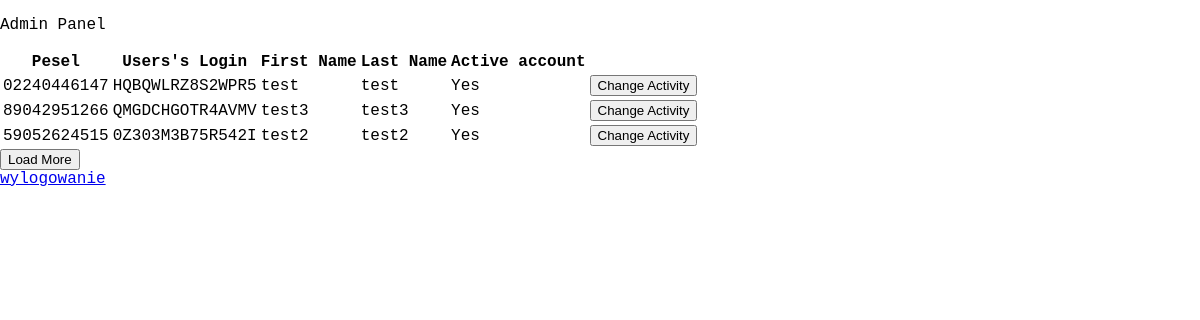
/admin_dashboard (signed in), run on an earlier commit of the app's database.
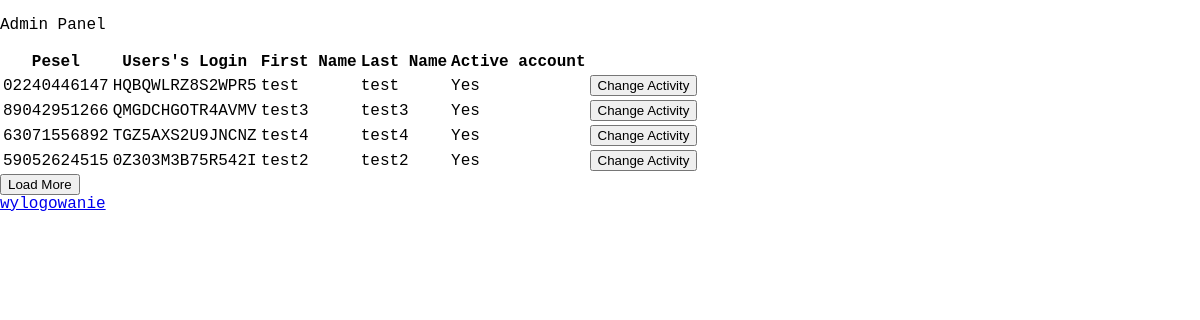
And on a later commit of the database.
### app/__init__.py (models this page shows, shortened)
class Users(db.Model, UserMixin):
    __tablename__ = "Users"
    pesel = db.Column(db.String(11), primary_key=True, unique=True)
    first_name = db.Column(db.String(50), nullable=False)
    last_name = db.Column(db.String(50), nullable=False)
    login = db.Column(db.String(15), nullable=False, unique=True)
    password = db.Column(db.String(80), nullable=False)
    email = db.Column(db.String(50), nullable=False, unique=True)
    phone_number = db.Column(db.String(9), nullable=False)
    account_active = db.Column(db.Boolean, nullable=False)
    residence_address = db.Column(db.String(100), nullable=False)

### app/views.py (the view)
@app.route("/admin_dashboard", methods=['GET','POST'])
@login_required
def admin_dashboard():
    limit = 10
    offset = int(request.args.get('offset', 0))
    users = get_users(limit, offset)
    return render_template('admin_dashboard.html', users=users ,offset=offset, limit=limit)

### app/models/utils.py (called while the page is built)
def get_users(limit: int, offset: int) -> list:
    users = Users.query.all()
    users.sort(key=lambda x: v.pesel_to_birth_date(x.pesel), reverse=True)
    sorted_users = users[:offset+limit]
    return sorted_users

### app/models/validators.py (called while the page is built)
def pesel_to_birth_date(pesel: str) -> datetime.date:
    year = int(pesel[0:2])
    month = int(pesel[2:4])
    day = int(pesel[4:6])
    if month >= 81 and month <= 92:
        year += 1800
        month -= 80
    elif month >= 21 and month <= 32:
        year += 2000
        month -= 20
    elif month >= 41 and month <= 52:
        year += 2100
        month -= 40
    elif month >= 61 and month <= 72:
        year += 2200
        month -= 60
    elif month >= 1 and month <= 12:
        year += 1900
    return datetime.date(year, month, day)

### app/views.py (called while the page is built)
@login_manager.user_loader
def load_user(pesel):
    return Users.query.get(pesel)

### app/templates/admin_dashboard.html (shortened to what this page needs)
{% extends 'base.html'%}
{% block body %}
<p>Admin Panel</p>
<table>
    <tr>
        <th>Pesel</th>
        <th>Users's Login</th>
        <th>First Name</th>
        <th>Last Name</th>
        <th>Active account</th>
    </tr>
    {% for item in users %}
    <tr>
        <td>{{ item.pesel }}</td>
        <td>{{ item.login }}</td>
        <td>{{ item.first_name }}</td>
        <td>{{ item.last_name }}</td>
        {% if item.account_active == True %}
        <td>Yes</td>
        {% else %}
        <td>No</td>
        {% endif %}
        <td>
            <form method="post" action="{{ url_for('change_account_activity', pesel=item.pesel) }}">
                <button type="submit">Change Activity</button>
            </form>
        </td>
    </tr>
    {% endfor %}
</table>
<form method="get" action="/admin_dashboard">
    <button type="submit">Load More</button>
</form>
<a href="{{ url_for('logout') }}" class="link">wylogowanie</a>
{% endblock %}

What changed in the data, as far as the page shows it:
added Users: pesel "63071556892", login "TGZ5AXS2U9JNCNZ", first_name "test4", last_name "test4", account_active "Yes"
